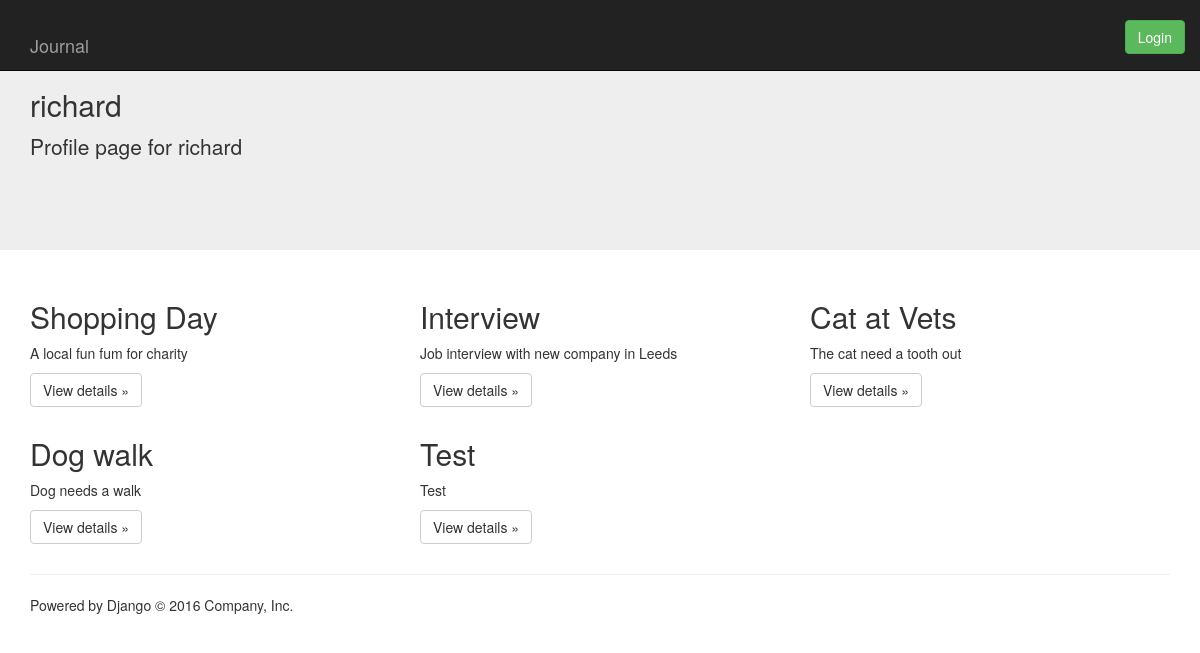
/user/richard/, run on an earlier commit of the app's database.
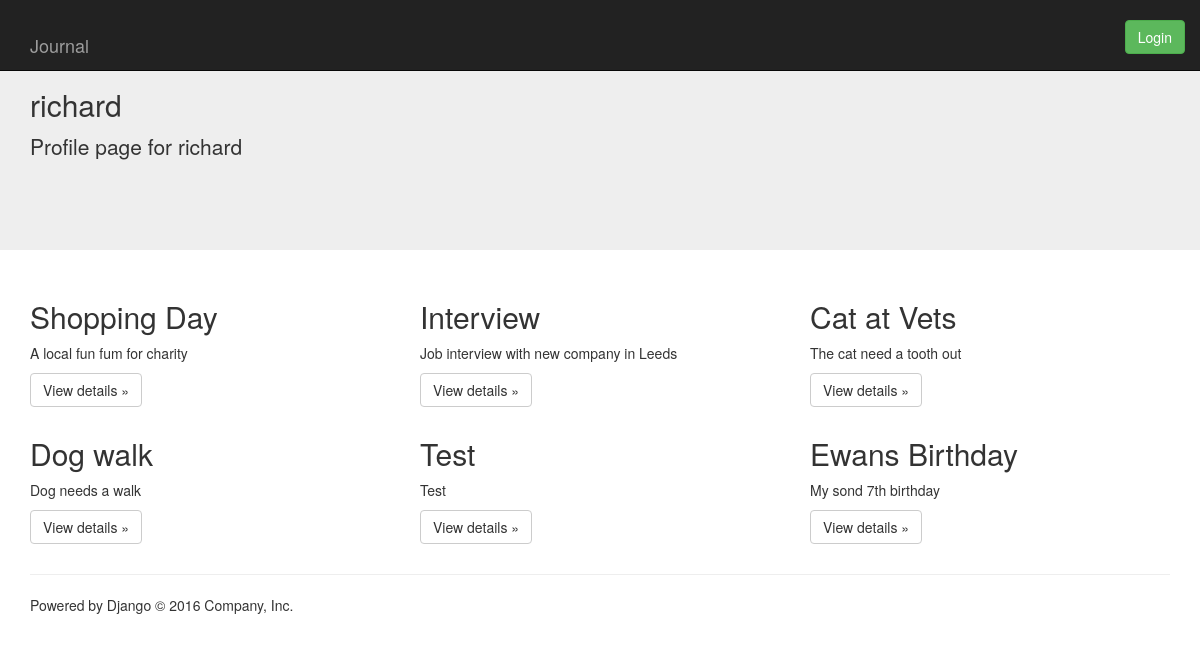
And on a later commit of the database.
### main_app/models.py (models this page shows, shortened)
class Event(models.Model):
    user = models.ForeignKey(User)
    title = models.CharField(max_length=64)
    description = models.CharField(max_length=64)
    eventdate = models.DateField(blank=True, null=True)
    rating = models.DecimalField(max_digits=10, decimal_places=3)
    image = models.ImageField(upload_to='uploads')

### main_app/views.py (the view)
# urls.py: url(r'^user/(\w+)/$', views.user_profile, name='user_profile'),
def user_profile(request, username):
    user = User.objects.get(username=username)
    entry = Event.objects.filter(user=user)
    return render(request, 'profile.html', {
            'username' : username,
            'entry' : entry}
            )

### main_app/templates/profile.html (shortened to what this page needs)
{% extends 'header.html' %}
{% load staticfiles %}
{% block content %}
<div class="jumbotron">
  <div class="container">
    <h2>{{ username }}</h2>
    <p>Profile page for {{ username }}</p>
    <hr>
  </div>
</div>
<div class="container">
 <div class="row">
  {% for entry in entry %}
   <div class="col-md-4">
     <h2>{{ entry.title }}</h2>
     <p>{{ entry.description }}</p>
     <p><a class="btn btn-default" href="/{{ entry.id }}/" role="button">View details &raquo;</a></p>
   </div>
     {% if forloop.counter|divisibleby:3 %}
       </div><div class ="row">
     {% endif %}
   {% endfor %}
</div>
{% endblock %}

What changed in the data, as far as the page shows it:
added Event: title "Ewans Birthday", description "My sond 7th birthday"
